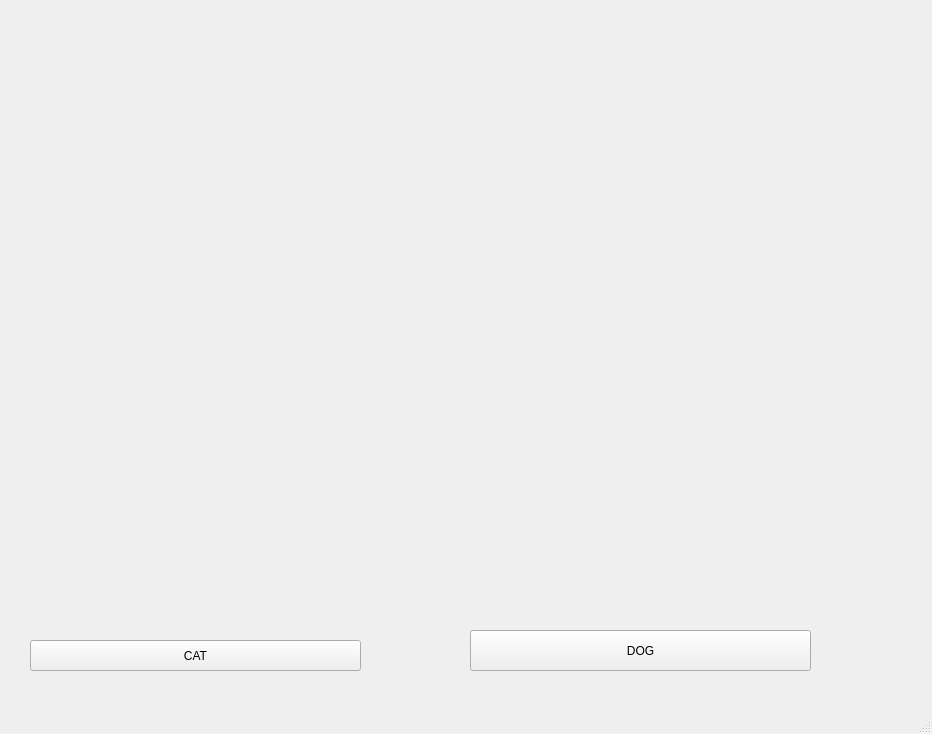
<?xml version="1.0" encoding="UTF-8"?>
<ui version="4.0">
 <class>MainWindow</class>
 <widget class="QMainWindow" name="MainWindow">
  <property name="geometry">
   <rect>
    <x>0</x>
    <y>0</y>
    <width>932</width>
    <height>734</height>
   </rect>
  </property>
  <property name="windowTitle">
   <string>MainWindow</string>
  </property>
  <widget class="QWidget" name="centralwidget">
   <widget class="QLabel" name="photo">
    <property name="geometry">
     <rect>
      <x>-350</x>
      <y>-60</y>
      <width>1191</width>
      <height>731</height>
     </rect>
    </property>
    <property name="text">
     <string/>
    </property>
    <property name="pixmap">
     <pixmap>dog.jpg</pixmap>
    </property>
    <property name="scaledContents">
     <bool>false</bool>
    </property>
   </widget>
   <widget class="QPushButton" name="cat">
    <property name="geometry">
     <rect>
      <x>30</x>
      <y>640</y>
      <width>331</width>
      <height>31</height>
     </rect>
    </property>
    <property name="text">
     <string>CAT</string>
    </property>
   </widget>
   <widget class="QPushButton" name="dog">
    <property name="geometry">
     <rect>
      <x>470</x>
      <y>630</y>
      <width>341</width>
      <height>41</height>
     </rect>
    </property>
    <property name="text">
     <string>DOG</string>
    </property>
   </widget>
  </widget>
  <widget class="QMenuBar" name="menubar">
   <property name="geometry">
    <rect>
     <x>0</x>
     <y>0</y>
     <width>932</width>
     <height>31</height>
    </rect>
   </property>
  </widget>
  <widget class="QStatusBar" name="statusbar"/>
 </widget>
 <resources/>
 <connections/>
</ui>
